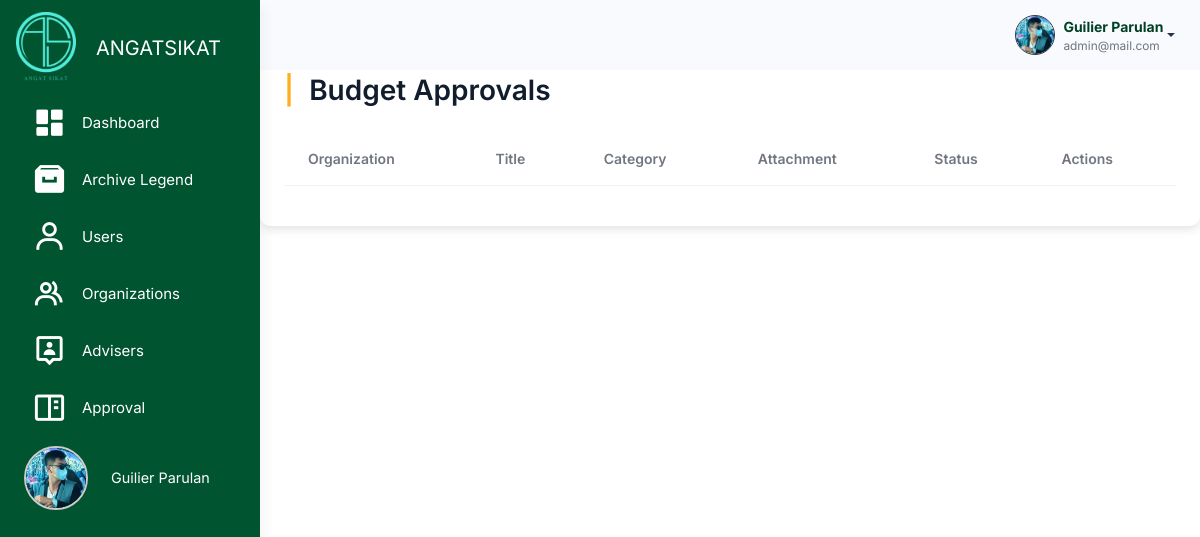
The page /src/budget_management/admin_budget_approval_table.php (signed in) on the database as committed earlier.
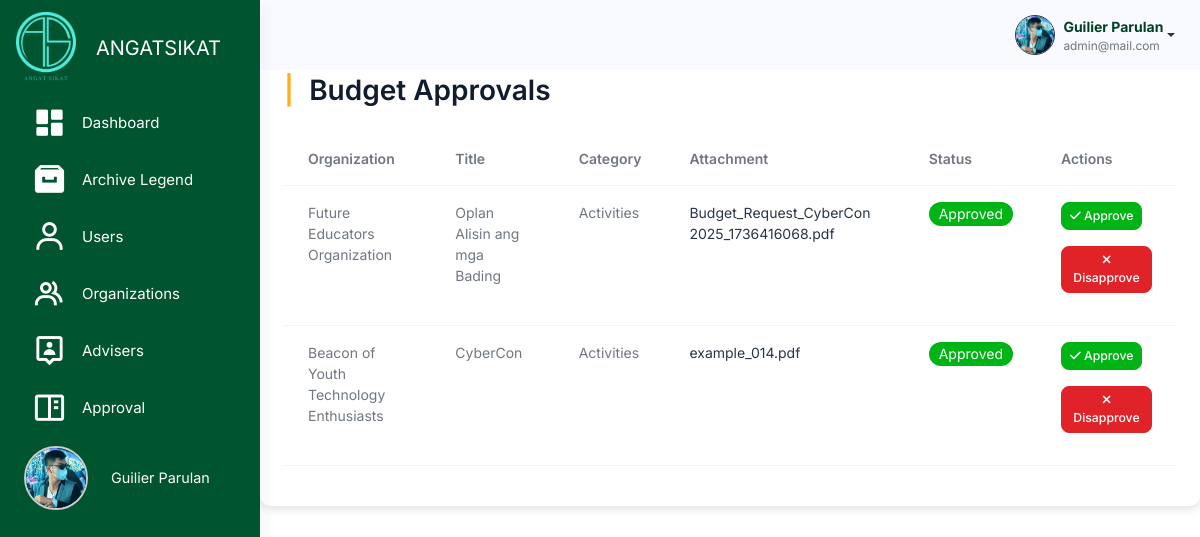
The same page on the database as committed later.
### tables this page shows
CREATE TABLE `budget_approvals` (
  `approval_id` int(11) NOT NULL,
  `title` varchar(255) NOT NULL,
  `category` varchar(255) NOT NULL,
  `attachment` varchar(255) DEFAULT NULL,
  `status` enum('Pending','Approved','Disapproved') DEFAULT 'Pending',
  `organization_id` int(11) NOT NULL,
  `created_at` timestamp NOT NULL DEFAULT current_timestamp(),
  `archived` tinyint(1) DEFAULT 0
);

CREATE TABLE `organizations` (
  `organization_id` int(11) NOT NULL,
  `organization_name` varchar(255) NOT NULL,
  `acronym` varchar(100) NOT NULL,
  `organization_logo` varchar(255) DEFAULT NULL,
  `organization_members` int(11) NOT NULL DEFAULT 0,
  `organization_status` enum('Probationary','Level I','Level II') NOT NULL DEFAULT 'Probationary',
  `organization_color` varchar(7) DEFAULT NULL,
  `archived` tinyint(1) DEFAULT 0,
  `created_at` timestamp NOT NULL DEFAULT current_timestamp(),
  `balance` decimal(15,2) DEFAULT 0.00,
  `beginning_balance` decimal(15,2) DEFAULT 0.00,
  `income` decimal(15,2) DEFAULT 0.00,
  `expense` decimal(15,2) DEFAULT 0.00,
  `cash_on_bank` decimal(15,2) DEFAULT 0.00,
  `cash_on_hand` decimal(15,2) DEFAULT 0.00
);

### src/budget_management/admin_budget_approval_table.php (the view, shortened to what the changed rows need)
<?php
include 'connection.php';
?>
<!DOCTYPE html>
<html lang="en">
<head>
    <link rel="stylesheet" href="../assets/css/styles.min.css" />
    <link rel="stylesheet" href="../budget_management/css/budget.css" />
    <link rel="stylesheet" href="css/activities.css" />
    <link href="https://unpkg.com/boxicons@2.1.4/css/boxicons.min.css" rel="stylesheet" />
    <link rel="stylesheet" href="https://cdnjs.cloudflare.com/ajax/libs/font-awesome/6.6.0/css/all.min.css">
    <link rel="stylesheet" href="https://cdn.datatables.net/2.1.7/css/dataTables.bootstrap.min.css" />
</head>
<body>
     <div class="page-wrapper" id="main-wrapper" data-layout="vertical" data-navbarbg="skin6" data-sidebartype="full"
        data-sidebar-position="fixed" data-header-position="fixed">
        <div class="body-wrapper">
    <div class="container p-4" style="margin-top: 50px;">
        <h2><span class="text-warning fw-bold me-2">|</span> Budget Approvals</h2>
        <table class="table mt-4" id="approvalsTable">
            <thead>
                <tr>
                    <th>Organization</th>
                    <th>Title</th>
                    <th>Category</th>
                    <th>Attachment</th>
                    <th>Status</th>
                    <th>Actions</th>
                </tr>
            </thead>
            <tbody>
                <?php
            $query = "
                SELECT b.*, o.organization_name
                FROM budget_approvals b
                JOIN organizations o ON b.organization_id = o.organization_id";
            $result = mysqli_query($conn, $query);
            while ($row = mysqli_fetch_assoc($result)) {
                $organization = $row['organization_name'];
                $title = $row['title'];
                $category = $row['category'];
                $attachment = $row['attachment'];
                $id = $row['approval_id'];
                ?>
                <tr>
                    <td>
                        <?php echo htmlspecialchars($organization); ?>
                    </td>
                    <td>
                        <?php echo htmlspecialchars($title); ?>
                    </td>
                    <td>
                        <?php echo htmlspecialchars($category); ?>
                    </td>
                    <td>
                        <a href="uploads/<?php echo htmlspecialchars($attachment); ?>"
                            class='link-offset-2 link-underline link-underline-opacity-0' target="_blank">
                            <?php echo htmlspecialchars($attachment); ?>
                        </a>
                    </td>
                    <td>
                        <?php
                        if ($row['status'] == 'Pending') {
                            echo " <span class='badge rounded-pill pending'> ";
                        } else if ($row['status'] == 'Approved') {
                            echo " <span class='badge rounded-pill approved'> ";
                        } else if ($row['status'] == 'Disapproved') {
                            echo " <span class='badge rounded-pill disapproved'> ";
                        }
                        echo ucfirst($row['status']);
                        ?>
                        </span>
                    </td>
                    <td>
                    <button type="button" class="btn btn-sm btn-success mb-3"
                            data-bs-toggle="modal"
                            data-bs-target="#confirmationModal"
                            data-action="approve"
                            data-id="<?php echo $id; ?>">
                        <i class="fa-solid fa-check"></i> Approve
                    </button>
                    <button type="button" class="btn btn-sm btn-danger mb-3"
                            data-bs-toggle="modal"
                            data-bs-target="#confirmationModal"
                            data-action="disapprove"
                            data-id="<?php echo $id; ?>">
                        <i class="fa-solid fa-xmark"></i> Disapprove
                    </button>
                    </td>
                </tr>
                <?php
            }
            ?>
            </tbody>
        </table>
    </div>
    </div>
    </div>
</body>
</html>

Rows that differ between the two databases and show on the page:
added budget_approvals: organization.organization_name "Future Educators Organization", title "Oplan Alisin ang mga Bading", category "Activities", attachment "Budget_Request_CyberCon 2025_1736416068.pdf", status "Approved"
added budget_approvals: organization.organization_name "Beacon of Youth Technology Enthusiasts", title "CyberCon", category "Activities", attachment "example_014.pdf", status "Approved"
